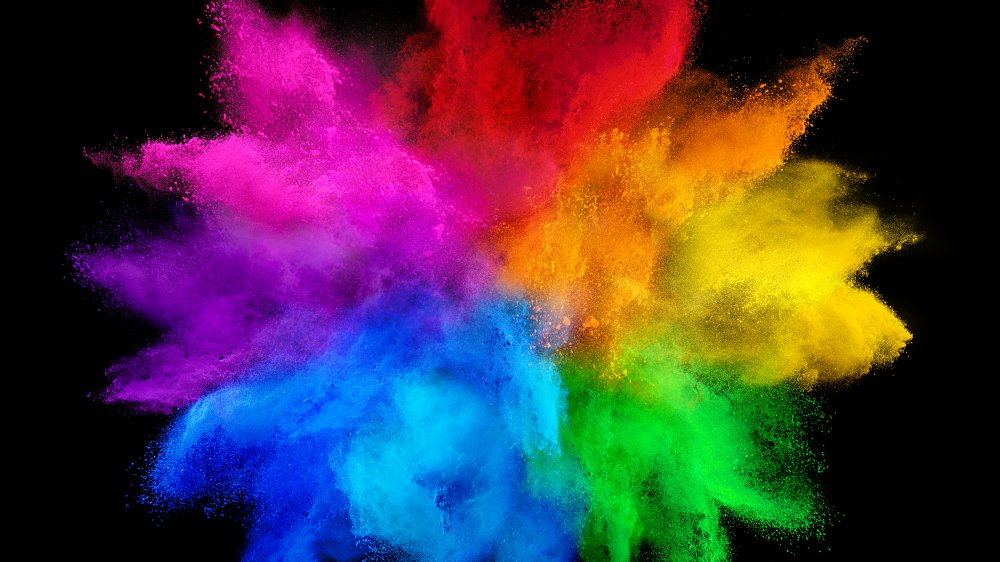
#> input picture pic.jpg, 1000 x 562 px
$ jupyter execute Color_Identification_in_Images_.ipynb
#> lines starting #> are read from the running program, lines starting #| are printed output that depends on the picture
# Name: **Lohith H**
## Task: **"Color Identification in Images"**
## Domain: Computer Vision and IOT.

[cell 1]
#We are Importing basic libraries such as numpy.To use OpenCV we import cv2 library.We also import KMeans algorithm which is part of sklearn's cluster package.
import numpy as np
import cv2
from sklearn.cluster import KMeans

[cell 2]
import matplotlib.pyplot as plt
from collections import Counter
from skimage.color import rgb2lab, deltaE_cie76
import os

[cell 3]
#To read image we use the method cv2.imread() and plot the image using imshow()
img=cv2.imread('pic.jpg')
#> img is the input picture: shape (562, 1000, 3); mean B, G, R 66.2, 54.9, 75.9
print("The type of this input is {}".format(type(img)))
#| The type of this input is <class 'numpy.ndarray'>
print("Shape: {}".format(img.shape))
#| Shape: (562, 1000, 3)
plt.imshow(img)

[cell 4]
#By default, OpenCV reads the image in Blue-Green-Red(BGR) Sequence. We convert it to RGB to get the original image.
img = cv2.cvtColor(img, cv2.COLOR_BGR2RGB)
plt.imshow(img)

[cell 5]
#Coverting RGB image to Grayscale image
gray_img = cv2.cvtColor(img, cv2.COLOR_BGR2GRAY)
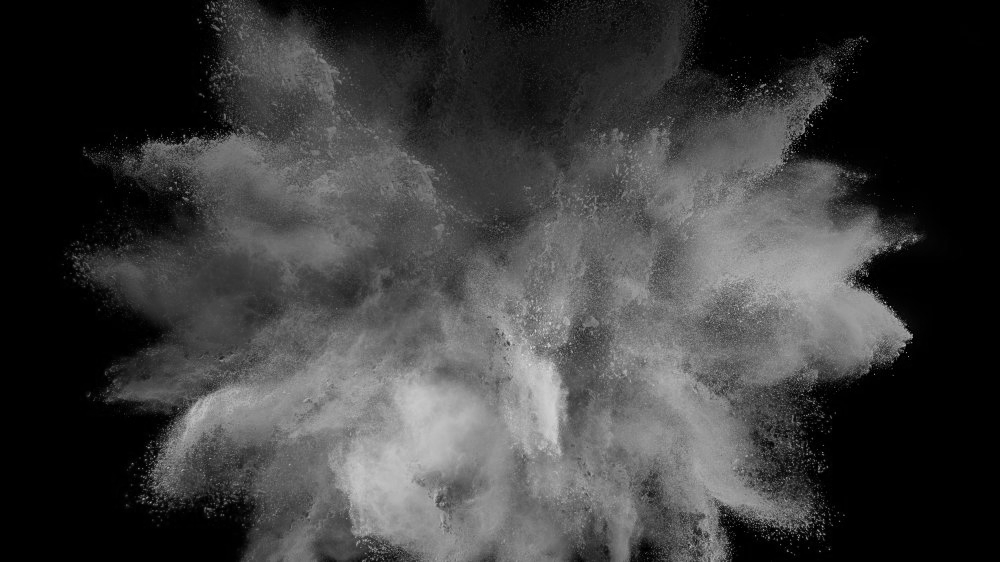
#> gray_img: shape (562, 1000); min 0, max 224, mean 60.7
plt.imshow(gray_img, cmap='gray')

[cell 6]
#Resizing the image
resized_img = cv2.resize(img, (700, 600))
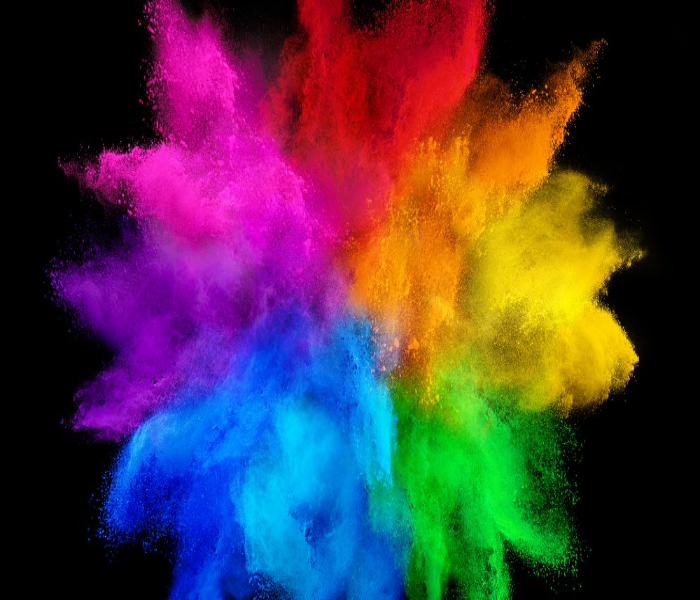
#> resized_img: shape (600, 700, 3); mean R, G, B 75.8, 54.8, 66.1
plt.imshow(resized_img)

[cell 7]
#RGB to HEX Conversion
def RGB2HEX(color):
    return "#{:02x}{:02x}{:02x}".format(int(color[0]), int(color[1]), int(color[2]))

[cell 8]
#Getting the colors ofthe image and displaying it in a pie-chart
def get_image(image_path):
    image = cv2.imread(image_path)
    image = cv2.cvtColor(image, cv2.COLOR_BGR2RGB)
    return image

[cell 9]
#KMeans algorithm creates clusters based on the supplied count of clusters.In our case, it will form clusters of colors and these clusters will be our top colors.
def get_colors(image, number_of_colors, show_chart):

#> called with number_of_colors = 8, show_chart = True
    modified_image = cv2.resize(image, (600, 400), interpolation = cv2.INTER_AREA)
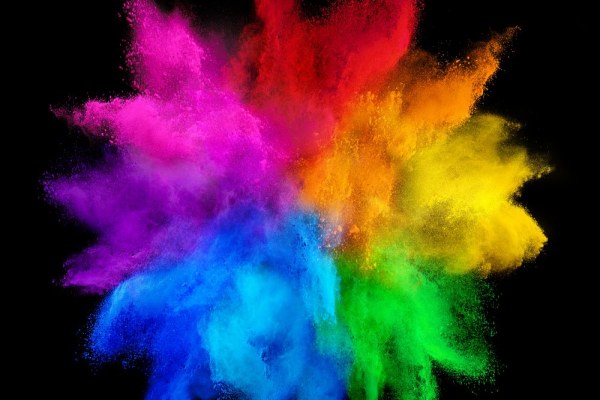
#> modified_image: shape (400, 600, 3); mean R, G, B 75.9, 54.9, 66.2
    modified_image = modified_image.reshape(modified_image.shape[0]*modified_image.shape[1], 3)

    clf = KMeans(n_clusters = number_of_colors)
    labels = clf.fit_predict(modified_image)

    counts = Counter(labels)
#> counts = {1: 93207, 4: 26220, 7: 18223, 3: 18695, 2: 31406, 6: 16715, 0: 19207, 5: 16327}
    # sort to ensure correct color percentage
    counts = dict(sorted(counts.items()))
#> counts = {0: 19207, 1: 93207, 2: 31406, 3: 18695, 4: 26220, 5: 16327, 6: 16715, 7: 18223}

    center_colors = clf.cluster_centers_
    # We get ordered colors by iterating through the keys
    ordered_colors = [center_colors[i] for i in counts.keys()]
#> ordered_colors = [[6.52, 143, 230.7], [5.12, 3.69, 4.08], [212.9, 153.8, 10.45], [212.6, 23.83, 173.7], [164.8, 26.12, 27.98], [17.59, 171.3, 32.93], [12.38, 62.12, 201.5], [117, 16.67, 157.2]]
    hex_colors = [RGB2HEX(ordered_colors[i]) for i in counts.keys()]
#> hex_colors = ['#068ee6', '#050304', '#d4990a', '#d417ad', '#a41a1b', '#11ab20', '#0c3ec9', '#75109d']
    rgb_colors = [ordered_colors[i] for i in counts.keys()]
#> rgb_colors has the same summary as ordered_colors

    if (show_chart):
        plt.figure(figsize = (8, 6))
        plt.pie(counts.values(), labels = hex_colors, colors = hex_colors)

    return rgb_colors

[cell 10]
#Pie-Chart will display top 8 colors of the image
get_colors(get_image('pic.jpg'), 8, True)
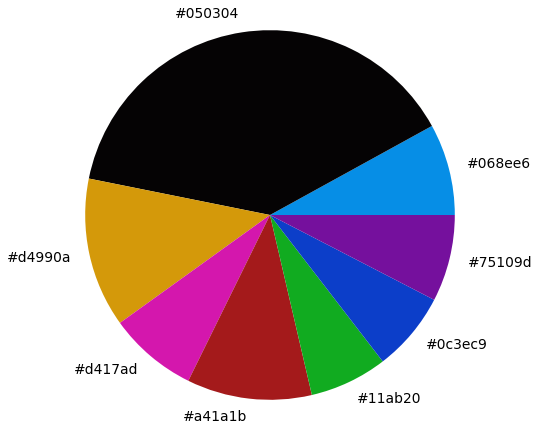
#> figure drawn by matplotlib, 1 panel
